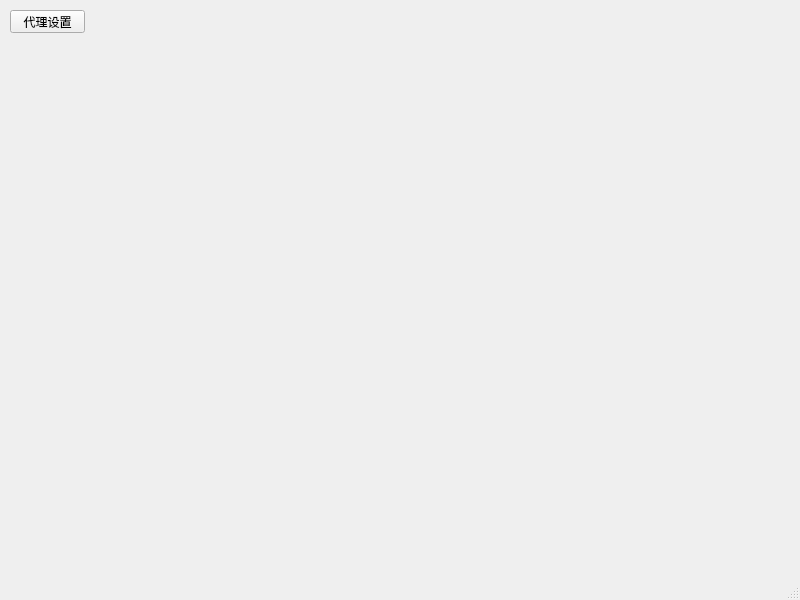
<?xml version="1.0" encoding="UTF-8"?>
<ui version="4.0">
 <class>MainWindow</class>
 <widget class="QMainWindow" name="MainWindow">
  <property name="geometry">
   <rect>
    <x>0</x>
    <y>0</y>
    <width>800</width>
    <height>600</height>
   </rect>
  </property>
  <property name="windowTitle">
   <string>MainWindow</string>
  </property>
  <widget class="QWidget" name="centralwidget">
   <widget class="QPushButton" name="pushButton">
    <property name="geometry">
     <rect>
      <x>10</x>
      <y>10</y>
      <width>75</width>
      <height>23</height>
     </rect>
    </property>
    <property name="text">
     <string>代理设置</string>
    </property>
   </widget>
  </widget>
  <widget class="QMenuBar" name="menubar">
   <property name="geometry">
    <rect>
     <x>0</x>
     <y>0</y>
     <width>800</width>
     <height>23</height>
    </rect>
   </property>
  </widget>
  <widget class="QStatusBar" name="statusbar"/>
 </widget>
 <resources/>
 <connections/>
</ui>
